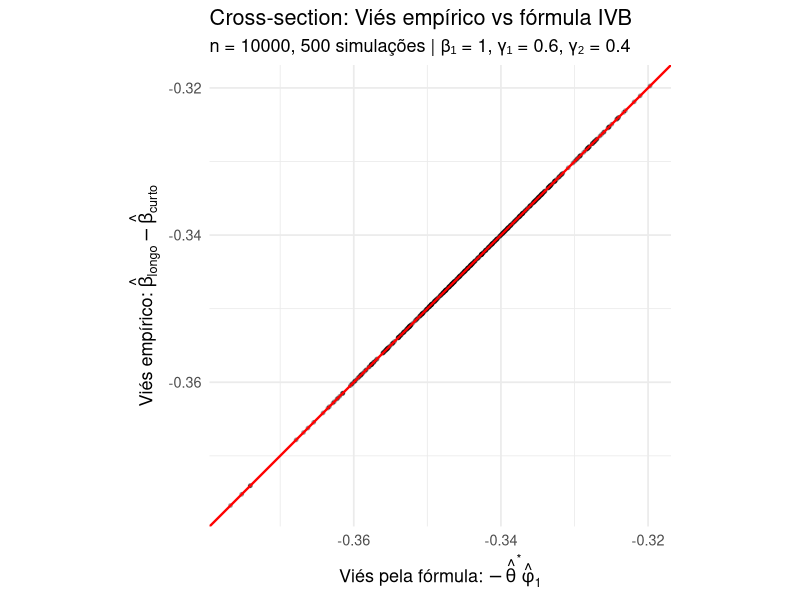
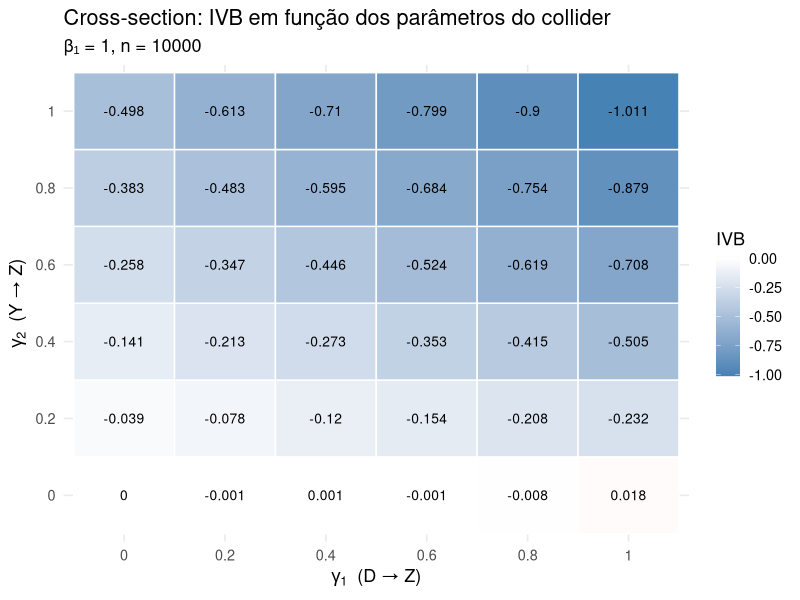
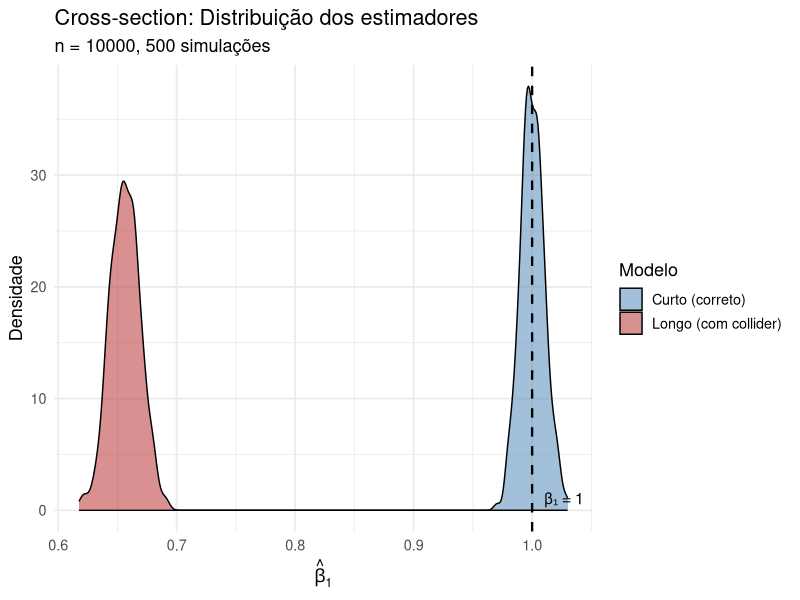
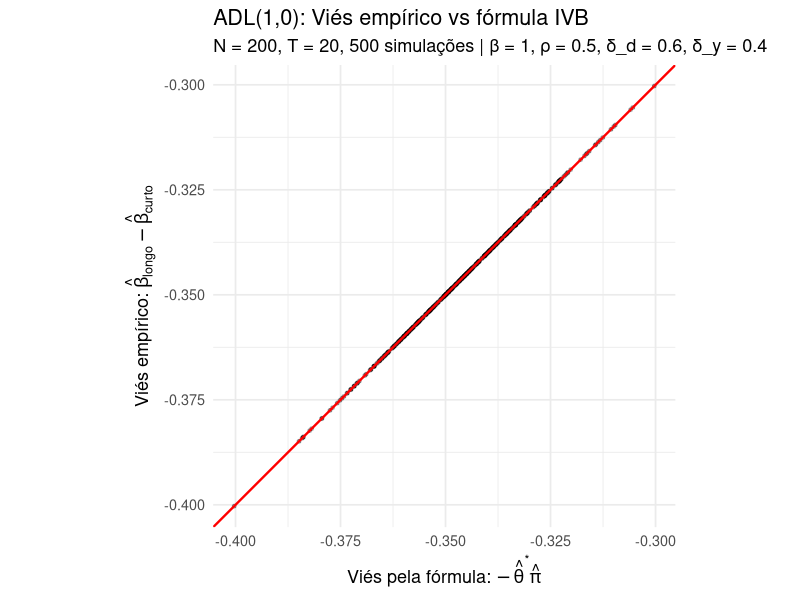
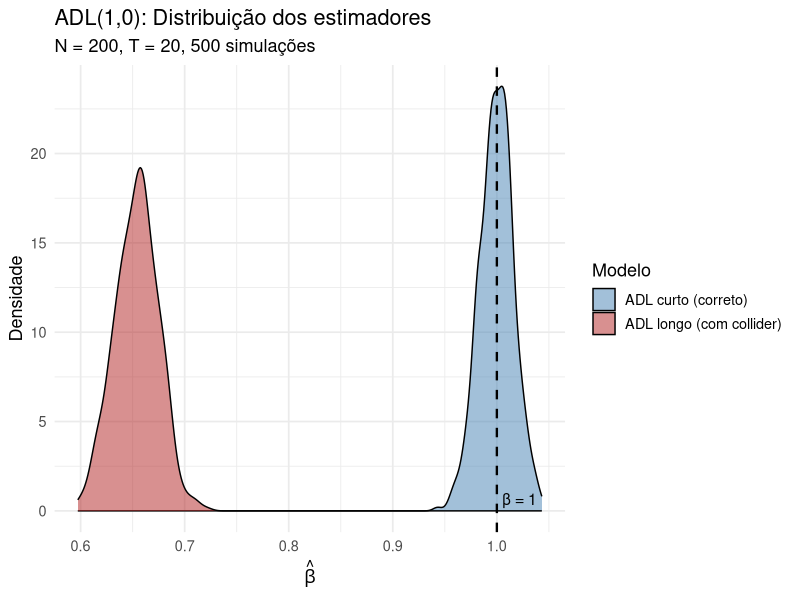
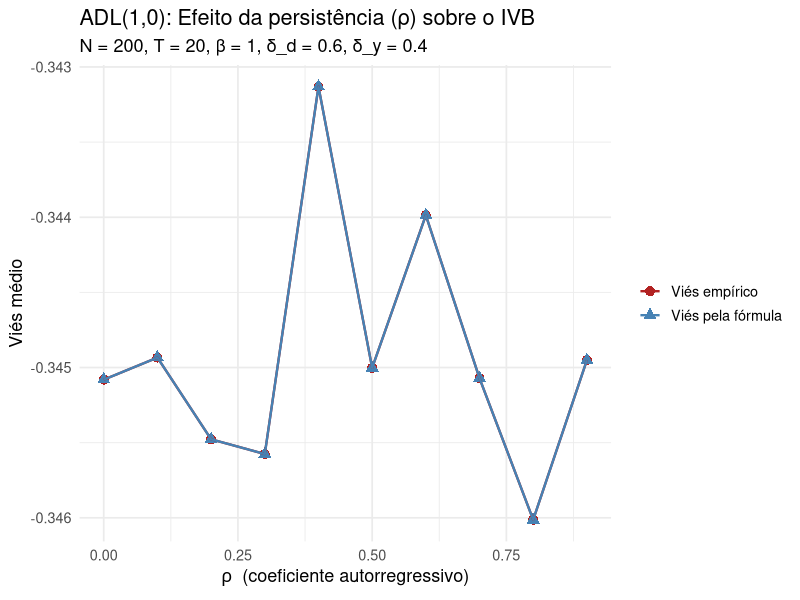
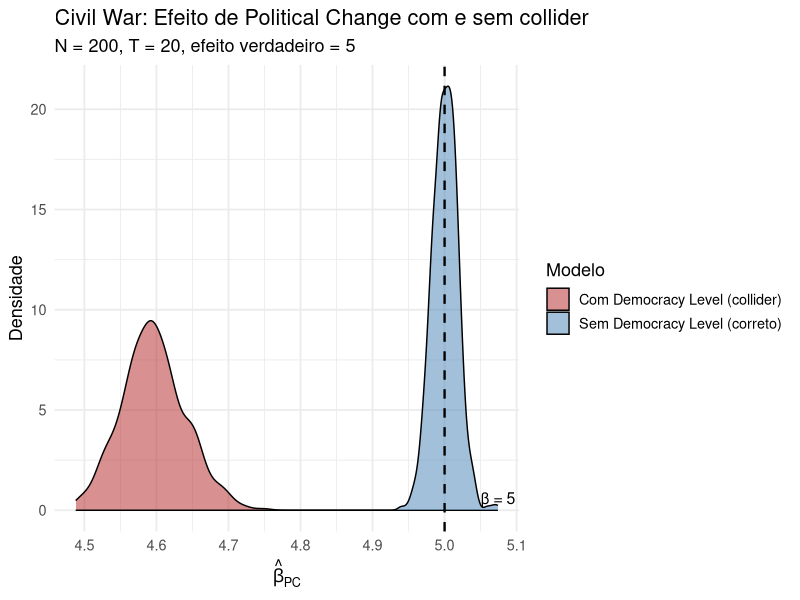
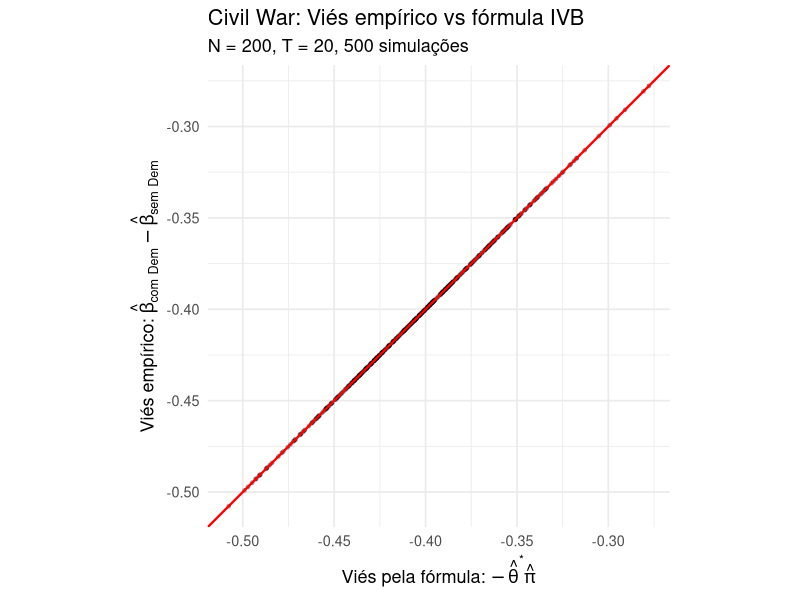

Write the R code that produced these figures, in order.
# =============================================================================
# Simulações completas do IVB — Cross-section e ADL
# Manoel Galdino
# =============================================================================

library(ggplot2)
library(dplyr)
library(tidyr)

theme_set(theme_minimal(base_size = 13))

# =============================================================================
# PARTE 1: CROSS-SECTION — Validação da fórmula IVB
# =============================================================================

## 1A) Simulação única: viés teórico vs empírico ---------------------------------

set.seed(42)
n <- 10000
nsim <- 500

beta1_true <- 1
gamma1 <- 0.6  # D -> Z
gamma2 <- 0.4  # Y -> Z

results_cs <- data.frame(
  sim = 1:nsim,
  beta_short = NA,
  beta_long = NA,
  bias_empirico = NA,
  bias_formula = NA
)

for (i in 1:nsim) {
  D <- rnorm(n)
  e <- rnorm(n)
  u <- rnorm(n)

  Y <- beta1_true * D + e
  Z <- gamma1 * D + gamma2 * Y + u  # collider

  mod_short <- lm(Y ~ D)
  mod_long  <- lm(Y ~ D + Z)
  mod_aux   <- lm(Z ~ D)

  theta_star <- coef(mod_long)["Z"]
  phi1       <- coef(mod_aux)["D"]

  results_cs$beta_short[i]    <- coef(mod_short)["D"]
  results_cs$beta_long[i]     <- coef(mod_long)["D"]
  results_cs$bias_empirico[i] <- coef(mod_long)["D"] - coef(mod_short)["D"]
  results_cs$bias_formula[i]  <- -theta_star * phi1
}

# Plot 1A: Viés empírico vs fórmula (scatter)
p1a <- ggplot(results_cs, aes(x = bias_formula, y = bias_empirico)) +
  geom_point(alpha = 0.3, size = 1) +
  geom_abline(intercept = 0, slope = 1, color = "red", linewidth = 0.8) +
  labs(
    title = "Cross-section: Viés empírico vs fórmula IVB",
    subtitle = paste0("n = ", n, ", ", nsim, " simulações | β₁ = ", beta1_true,
                      ", γ₁ = ", gamma1, ", γ₂ = ", gamma2),
    x = expression("Viés pela fórmula: " * -hat(theta)^"*" * hat(phi)[1]),
    y = expression("Viés empírico: " * hat(beta)["longo"] - hat(beta)["curto"])
  ) +
  coord_equal()

ggsave("plots/cs_bias_scatter.png", p1a, width = 7, height = 6, dpi = 150)


## 1B) Variando γ₁ e γ₂: como o IVB muda ----------------------------------------

grid_params <- expand.grid(
  gamma1 = seq(0, 1, by = 0.2),
  gamma2 = seq(0, 1, by = 0.2)
)

set.seed(123)
n <- 10000

grid_results <- grid_params %>%
  rowwise() %>%
  mutate(
    bias = {
      D <- rnorm(n)
      e <- rnorm(n)
      u <- rnorm(n)
      Y <- beta1_true * D + e
      Z <- gamma1 * D + gamma2 * Y + u

      mod_long <- lm(Y ~ D + Z)
      mod_aux  <- lm(Z ~ D)

      theta_star <- coef(mod_long)["Z"]
      phi1       <- coef(mod_aux)["D"]

      -theta_star * phi1
    }
  ) %>%
  ungroup()

# Plot 1B: Heatmap do IVB em função de γ₁ e γ₂
p1b <- ggplot(grid_results, aes(x = factor(gamma1), y = factor(gamma2), fill = bias)) +
  geom_tile(color = "white", linewidth = 0.5) +
  geom_text(aes(label = round(bias, 3)), size = 3.5) +
  scale_fill_gradient2(low = "steelblue", mid = "white", high = "firebrick",
                       midpoint = 0, name = "IVB") +
  labs(
    title = "Cross-section: IVB em função dos parâmetros do collider",
    subtitle = paste0("β₁ = ", beta1_true, ", n = ", n),
    x = expression(gamma[1] ~ " (D → Z)"),
    y = expression(gamma[2] ~ " (Y → Z)")
  )

ggsave("plots/cs_bias_heatmap.png", p1b, width = 7, height = 6, dpi = 150)


## 1C) Distribuição do estimador longo vs curto -----------------------------------

p1c <- results_cs %>%
  select(sim, beta_short, beta_long) %>%
  pivot_longer(-sim, names_to = "modelo", values_to = "beta") %>%
  mutate(modelo = ifelse(modelo == "beta_short", "Curto (correto)", "Longo (com collider)")) %>%
  ggplot(aes(x = beta, fill = modelo)) +
  geom_density(alpha = 0.5) +
  geom_vline(xintercept = beta1_true, linetype = "dashed", linewidth = 0.8) +
  annotate("text", x = beta1_true + 0.01, y = 0, label = paste0("β₁ = ", beta1_true),
           hjust = 0, vjust = -0.5, size = 4) +
  labs(
    title = "Cross-section: Distribuição dos estimadores",
    subtitle = paste0("n = ", n, ", ", nsim, " simulações"),
    x = expression(hat(beta)[1]),
    y = "Densidade",
    fill = "Modelo"
  ) +
  scale_fill_manual(values = c("Curto (correto)" = "steelblue",
                                "Longo (com collider)" = "firebrick"))

ggsave("plots/cs_distribuicao.png", p1c, width = 8, height = 5, dpi = 150)


# =============================================================================
# PARTE 2: ADL(1,0) — Validação da fórmula IVB com dinâmica
# =============================================================================

## Função para simular painel ADL com collider -----------------------------------

sim_adl_panel <- function(N, T_periods, beta, rho, delta_d, delta_y,
                          seed = NULL) {
  # N: número de unidades
  # T_periods: períodos
  # beta: efeito causal de D sobre Y
  # rho: coeficiente autorregressivo
  # delta_d: D -> Z (direto)
  # delta_y: Y -> Z (collider)

  if (!is.null(seed)) set.seed(seed)

  # Pré-alocar
  Y <- matrix(NA, N, T_periods)
  D <- matrix(rnorm(N * T_periods), N, T_periods)
  Z <- matrix(NA, N, T_periods)

  # Período inicial
  Y[, 1] <- rnorm(N)
  Z[, 1] <- delta_d * D[, 1] + delta_y * Y[, 1] + rnorm(N)

  # Simular
  for (t in 2:T_periods) {
    Y[, t] <- rho * Y[, t-1] + beta * D[, t] + rnorm(N)
    Z[, t] <- delta_d * D[, t] + delta_y * Y[, t] + rnorm(N)
  }

  # Montar data.frame (usar t >= 2 para ter lag)
  df <- data.frame(
    id = rep(1:N, each = (T_periods - 1)),
    t  = rep(2:T_periods, times = N),
    Y  = as.vector(Y[, 2:T_periods]),
    D  = as.vector(D[, 2:T_periods]),
    Z  = as.vector(Z[, 2:T_periods]),
    Y_lag = as.vector(Y[, 1:(T_periods - 1)])
  )

  return(df)
}


## 2A) Simulação Monte Carlo: validação da fórmula ADL --------------------------

set.seed(99)
nsim <- 500
N <- 200
T_periods <- 20
beta_true <- 1
rho_true <- 0.5
delta_d <- 0.6
delta_y <- 0.4

results_adl <- data.frame(
  sim = 1:nsim,
  beta_short = NA,
  beta_long = NA,
  bias_empirico = NA,
  bias_formula = NA
)

for (i in 1:nsim) {
  df <- sim_adl_panel(N, T_periods, beta_true, rho_true, delta_d, delta_y)

  mod_short <- lm(Y ~ D + Y_lag, data = df)
  mod_long  <- lm(Y ~ D + Y_lag + Z, data = df)
  mod_aux   <- lm(Z ~ D + Y_lag, data = df)

  theta_star <- coef(mod_long)["Z"]
  pi_hat     <- coef(mod_aux)["D"]

  results_adl$beta_short[i]    <- coef(mod_short)["D"]
  results_adl$beta_long[i]     <- coef(mod_long)["D"]
  results_adl$bias_empirico[i] <- coef(mod_long)["D"] - coef(mod_short)["D"]
  results_adl$bias_formula[i]  <- -theta_star * pi_hat
}

# Plot 2A: Scatter viés empírico vs fórmula ADL
p2a <- ggplot(results_adl, aes(x = bias_formula, y = bias_empirico)) +
  geom_point(alpha = 0.3, size = 1) +
  geom_abline(intercept = 0, slope = 1, color = "red", linewidth = 0.8) +
  labs(
    title = "ADL(1,0): Viés empírico vs fórmula IVB",
    subtitle = paste0("N = ", N, ", T = ", T_periods, ", ", nsim,
                      " simulações | β = ", beta_true, ", ρ = ", rho_true,
                      ", δ_d = ", delta_d, ", δ_y = ", delta_y),
    x = expression("Viés pela fórmula: " * -hat(theta)^"*" * hat(pi)),
    y = expression("Viés empírico: " * hat(beta)["longo"] - hat(beta)["curto"])
  ) +
  coord_equal()

ggsave("plots/adl_bias_scatter.png", p2a, width = 7, height = 6, dpi = 150)


## 2B) Distribuição dos estimadores ADL ------------------------------------------

p2b <- results_adl %>%
  select(sim, beta_short, beta_long) %>%
  pivot_longer(-sim, names_to = "modelo", values_to = "beta") %>%
  mutate(modelo = ifelse(modelo == "beta_short", "ADL curto (correto)",
                         "ADL longo (com collider)")) %>%
  ggplot(aes(x = beta, fill = modelo)) +
  geom_density(alpha = 0.5) +
  geom_vline(xintercept = beta_true, linetype = "dashed", linewidth = 0.8) +
  annotate("text", x = beta_true + 0.005, y = 0, label = paste0("β = ", beta_true),
           hjust = 0, vjust = -0.5, size = 4) +
  labs(
    title = "ADL(1,0): Distribuição dos estimadores",
    subtitle = paste0("N = ", N, ", T = ", T_periods, ", ", nsim, " simulações"),
    x = expression(hat(beta)),
    y = "Densidade",
    fill = "Modelo"
  ) +
  scale_fill_manual(values = c("ADL curto (correto)" = "steelblue",
                                "ADL longo (com collider)" = "firebrick"))

ggsave("plots/adl_distribuicao.png", p2b, width = 8, height = 5, dpi = 150)


## 2C) Variando ρ: como a persistência afeta o IVB --------------------------------

rho_grid <- seq(0, 0.9, by = 0.1)

set.seed(77)
rho_results <- data.frame(rho = rho_grid, bias_medio = NA, bias_formula_medio = NA)

for (r in seq_along(rho_grid)) {
  biases <- numeric(200)
  formulas <- numeric(200)

  for (i in 1:200) {
    df <- sim_adl_panel(N, T_periods, beta_true, rho_grid[r], delta_d, delta_y)

    mod_short <- lm(Y ~ D + Y_lag, data = df)
    mod_long  <- lm(Y ~ D + Y_lag + Z, data = df)
    mod_aux   <- lm(Z ~ D + Y_lag, data = df)

    biases[i]  <- coef(mod_long)["D"] - coef(mod_short)["D"]
    formulas[i] <- -coef(mod_long)["Z"] * coef(mod_aux)["D"]
  }

  rho_results$bias_medio[r]         <- mean(biases)
  rho_results$bias_formula_medio[r] <- mean(formulas)
}

p2c <- rho_results %>%
  pivot_longer(-rho, names_to = "tipo", values_to = "bias") %>%
  mutate(tipo = ifelse(tipo == "bias_medio", "Viés empírico", "Viés pela fórmula")) %>%
  ggplot(aes(x = rho, y = bias, color = tipo, shape = tipo)) +
  geom_point(size = 3) +
  geom_line(linewidth = 0.8) +
  labs(
    title = "ADL(1,0): Efeito da persistência (ρ) sobre o IVB",
    subtitle = paste0("N = ", N, ", T = ", T_periods,
                      ", β = ", beta_true, ", δ_d = ", delta_d, ", δ_y = ", delta_y),
    x = expression(rho ~ " (coeficiente autorregressivo)"),
    y = "Viés médio",
    color = NULL, shape = NULL
  ) +
  scale_color_manual(values = c("Viés empírico" = "firebrick",
                                 "Viés pela fórmula" = "steelblue"))

ggsave("plots/adl_rho_effect.png", p2c, width = 8, height = 5, dpi = 150)


# =============================================================================
# PARTE 3: DGP "Civil War" — Cenário do "Beware the collider"
# =============================================================================

sim_civil_war <- function(N, T_periods,
                          beta_pc = 5,      # Political Change -> Civil War
                          rho_cw = 0.3,     # persistência de Civil War
                          rho_pc = 0.4,     # persistência de Political Change
                          alpha_inc = 0.5,  # Per Cap Income -> Civil War
                          rho_inc = 0.8,    # persistência de Income
                          gamma_cw_dem = -0.6,  # Civil War -> Democracy Level
                          gamma_u_dem = 1,      # U -> Democracy Level
                          gamma_u_cw = 0.5,     # U -> Civil War (via t+1)
                          seed = NULL) {

  if (!is.null(seed)) set.seed(seed)

  # Pré-alocar
  CW  <- matrix(NA, N, T_periods)  # Civil War
  PC  <- matrix(NA, N, T_periods)  # Political Change
  Inc <- matrix(NA, N, T_periods)  # Per Capita Income
  Dem <- matrix(NA, N, T_periods)  # Democracy Level
  U   <- matrix(rnorm(N * T_periods), N, T_periods)  # Não-observado

  # Inicializar
  PC[, 1]  <- rnorm(N)
  Inc[, 1] <- rnorm(N, 10, 2)
  CW[, 1]  <- beta_pc * PC[, 1] + alpha_inc * Inc[, 1] + gamma_u_cw * U[, 1] + rnorm(N)
  Dem[, 1] <- gamma_cw_dem * CW[, 1] + gamma_u_dem * U[, 1] + rnorm(N)

  for (t in 2:T_periods) {
    Inc[, t] <- rho_inc * Inc[, t-1] + rnorm(N)
    PC[, t]  <- rho_pc * PC[, t-1] + rnorm(N)
    CW[, t]  <- rho_cw * CW[, t-1] + beta_pc * PC[, t] + alpha_inc * Inc[, t] +
                 gamma_u_cw * U[, t] + rnorm(N)
    Dem[, t] <- gamma_cw_dem * CW[, t] + gamma_u_dem * U[, t] + rnorm(N)
  }

  # Data frame (t >= 2 para ter lags)
  df <- data.frame(
    id      = rep(1:N, each = (T_periods - 1)),
    t       = rep(2:T_periods, times = N),
    CW      = as.vector(CW[, 2:T_periods]),
    PC      = as.vector(PC[, 2:T_periods]),
    Inc     = as.vector(Inc[, 2:T_periods]),
    Dem     = as.vector(Dem[, 2:T_periods]),
    CW_lag  = as.vector(CW[, 1:(T_periods - 1)]),
    PC_lag  = as.vector(PC[, 1:(T_periods - 1)]),
    Inc_lag = as.vector(Inc[, 1:(T_periods - 1)])
  )

  return(df)
}

## 3A) Simulação Monte Carlo: guerra civil com e sem Democracy Level ------------

set.seed(321)
nsim <- 500
N <- 200
T_periods <- 20
beta_pc_true <- 5

results_cw <- data.frame(
  sim = 1:nsim,
  beta_sem_dem = NA,    # ADL sem Democracy Level (correto)
  beta_com_dem = NA,    # ADL com Democracy Level (collider)
  bias_empirico = NA,
  bias_formula = NA
)

for (i in 1:nsim) {
  df <- sim_civil_war(N, T_periods, beta_pc = beta_pc_true)

  # Modelo correto: CW ~ PC + CW_lag + Inc
  mod_correto <- lm(CW ~ PC + CW_lag + Inc, data = df)

  # Modelo com collider: CW ~ PC + CW_lag + Inc + Dem
  mod_collider <- lm(CW ~ PC + CW_lag + Inc + Dem, data = df)

  # Regressão auxiliar: Dem ~ PC + CW_lag + Inc
  mod_aux <- lm(Dem ~ PC + CW_lag + Inc, data = df)

  theta_star <- coef(mod_collider)["Dem"]
  pi_hat     <- coef(mod_aux)["PC"]

  results_cw$beta_sem_dem[i]    <- coef(mod_correto)["PC"]
  results_cw$beta_com_dem[i]    <- coef(mod_collider)["PC"]
  results_cw$bias_empirico[i]   <- coef(mod_collider)["PC"] - coef(mod_correto)["PC"]
  results_cw$bias_formula[i]    <- -theta_star * pi_hat
}

# Plot 3A: Distribuição dos estimadores - Civil War
p3a <- results_cw %>%
  select(sim, beta_sem_dem, beta_com_dem) %>%
  pivot_longer(-sim, names_to = "modelo", values_to = "beta") %>%
  mutate(modelo = ifelse(modelo == "beta_sem_dem",
                         "Sem Democracy Level (correto)",
                         "Com Democracy Level (collider)")) %>%
  ggplot(aes(x = beta, fill = modelo)) +
  geom_density(alpha = 0.5) +
  geom_vline(xintercept = beta_pc_true, linetype = "dashed", linewidth = 0.8) +
  annotate("text", x = beta_pc_true + 0.05, y = 0,
           label = paste0("β = ", beta_pc_true),
           hjust = 0, vjust = -0.5, size = 4) +
  labs(
    title = "Civil War: Efeito de Political Change com e sem collider",
    subtitle = paste0("N = ", N, ", T = ", T_periods,
                      ", efeito verdadeiro = ", beta_pc_true),
    x = expression(hat(beta)[PC]),
    y = "Densidade",
    fill = "Modelo"
  ) +
  scale_fill_manual(values = c("Sem Democracy Level (correto)" = "steelblue",
                                "Com Democracy Level (collider)" = "firebrick"))

ggsave("plots/cw_distribuicao.png", p3a, width = 9, height = 5, dpi = 150)


# Plot 3B: Scatter viés empírico vs fórmula - Civil War
p3b <- ggplot(results_cw, aes(x = bias_formula, y = bias_empirico)) +
  geom_point(alpha = 0.3, size = 1) +
  geom_abline(intercept = 0, slope = 1, color = "red", linewidth = 0.8) +
  labs(
    title = "Civil War: Viés empírico vs fórmula IVB",
    subtitle = paste0("N = ", N, ", T = ", T_periods, ", ", nsim, " simulações"),
    x = expression("Viés pela fórmula: " * -hat(theta)^"*" * hat(pi)),
    y = expression("Viés empírico: " * hat(beta)["com Dem"] - hat(beta)["sem Dem"])
  ) +
  coord_equal()

ggsave("plots/cw_bias_scatter.png", p3b, width = 7, height = 6, dpi = 150)


# =============================================================================
# PARTE 4: Tabela-resumo
# =============================================================================

cat("\n")
cat("=================================================================\n")
cat("RESUMO DAS SIMULAÇÕES\n")
cat("=================================================================\n")

cat("\n--- Cross-section ---\n")
cat(sprintf("  β verdadeiro:        %.3f\n", beta1_true))
cat(sprintf("  β̂ curto (média):     %.4f\n", mean(results_cs$beta_short)))
cat(sprintf("  β̂ longo (média):     %.4f\n", mean(results_cs$beta_long)))
cat(sprintf("  Viés empírico médio: %.4f\n", mean(results_cs$bias_empirico)))
cat(sprintf("  Viés fórmula médio:  %.4f\n", mean(results_cs$bias_formula)))

cat("\n--- ADL(1,0) ---\n")
cat(sprintf("  β verdadeiro:        %.3f\n", beta_true))
cat(sprintf("  β̂ curto (média):     %.4f\n", mean(results_adl$beta_short)))
cat(sprintf("  β̂ longo (média):     %.4f\n", mean(results_adl$beta_long)))
cat(sprintf("  Viés empírico médio: %.4f\n", mean(results_adl$bias_empirico)))
cat(sprintf("  Viés fórmula médio:  %.4f\n", mean(results_adl$bias_formula)))

cat("\n--- Civil War (ADL com collider) ---\n")
cat(sprintf("  β verdadeiro:        %.3f\n", beta_pc_true))
cat(sprintf("  β̂ sem Dem (média):   %.4f\n", mean(results_cw$beta_sem_dem)))
cat(sprintf("  β̂ com Dem (média):   %.4f\n", mean(results_cw$beta_com_dem)))
cat(sprintf("  Viés empírico médio: %.4f\n", mean(results_cw$bias_empirico)))
cat(sprintf("  Viés fórmula médio:  %.4f\n", mean(results_cw$bias_formula)))

cat("\n=================================================================\n")
cat("Plots salvos em plots/\n")
cat("=================================================================\n")
